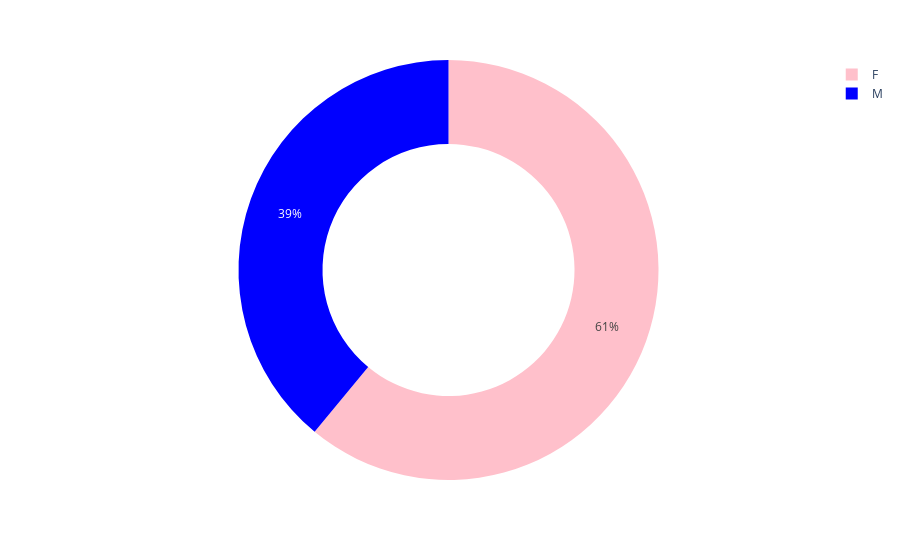

Here is the notebook cell this chart was saved with:
### Code cell
px.pie(df_count_sexo, names=df_count_sexo.index, values=df_count_sexo.values, color_discrete_sequence=['pink', 'blue'], hole=.6)

### Figure 1 — Plotly figure (JSON) as saved in the notebook; plotly's stock layout.template omitted (floating-point values rounded to 4 significant figures)
{"data": [{"domain": {"x": [0, 1], "y": [0, 1]}, "hole": 0.6, "hovertemplate": "TP_SEXO=%{label}<br>value=%{value}<extra></extra>", "labels": ["F", "M"], "legendgroup": "", "name": "", "showlegend": true, "type": "pie", "values": [2120519, 1355586]}], "layout": {"legend": {"tracegroupgap": 0}, "margin": {"t": 60}, "piecolorway": ["pink", "blue"]}}
